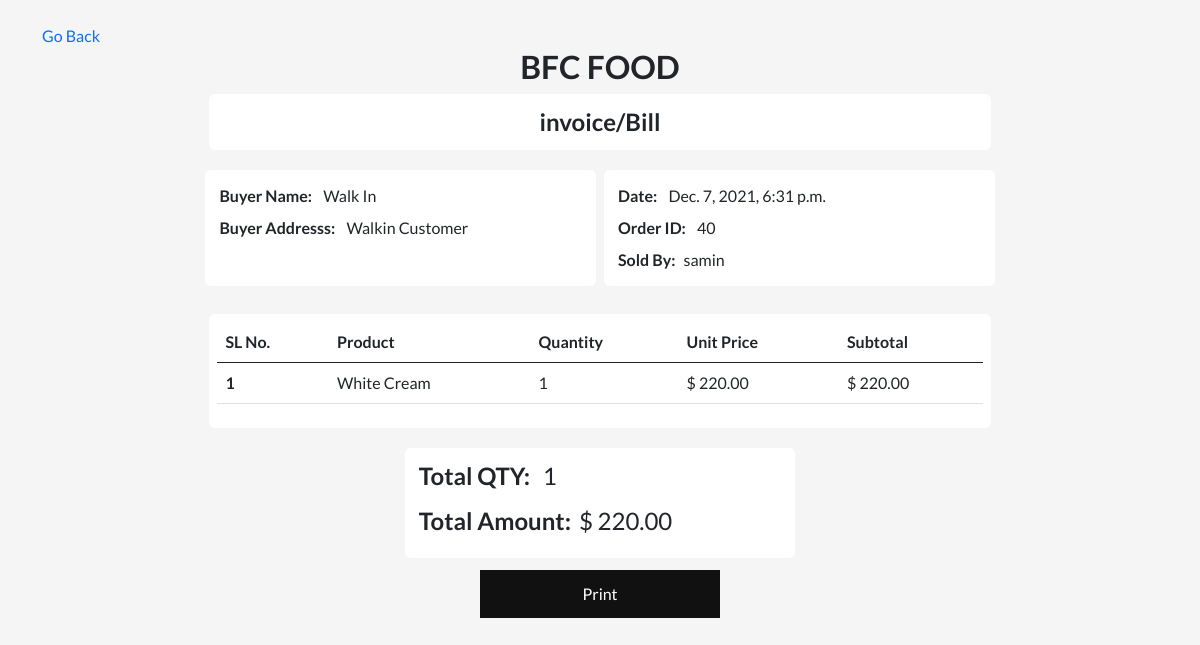
Page /restaurant/restaurant-receipt/7/40/ on the earlier database version.
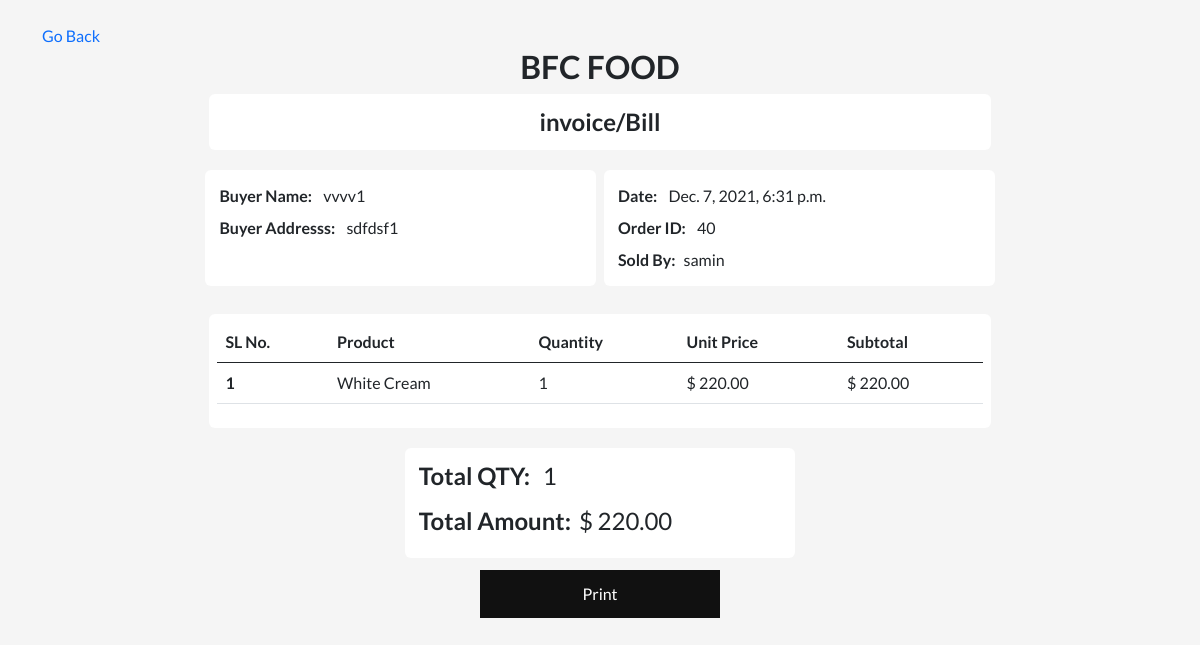
Same page on the later database version.
### restaurant/models.py (models this page shows, shortened)
class RestCheckout(models.Model):
    STATUS_CHOICE = (
        ("PAID", "PAID"),
        ("UNPAID", "UNPAID")
    )
    PAYMENT_CHOICE = (
        ("CASH", "CASH"),
        ("Credit Card", "Credit Card"),
        ("bKash", "bKash"),
        ("Nagad", "Nagad")
    )
    created_at = models.DateTimeField(default=datetime.now)
    updated_at = models.DateTimeField(default=datetime.now)
    shop = models.ForeignKey(Shop, on_delete=models.SET_NULL, null=True)
    items = models.ManyToManyField(CartItems)
    customer = models.ForeignKey(Customer, on_delete=models.SET_NULL, null=True, blank=True)
    discount = models.IntegerField(null=True, blank=True)
    grand_total = models.DecimalField(decimal_places=2, max_digits=10, default=0.00)
    amount_received = models.DecimalField(decimal_places=2, max_digits=10, default=0.00)
    change = models.DecimalField(decimal_places=2, max_digits=10, default=0.00)
    status = models.CharField(max_length=255, null=True, choices=STATUS_CHOICE)
    payment_method = models.CharField(max_length=120, null=True, choices=PAYMENT_CHOICE, default="CASH")
    payment_number = models.CharField(max_length=120, null=True, blank=True)
    class Meta:
        ordering = ["-id"]

class Customer(models.Model):
    added_by = models.ForeignKey(User, on_delete=models.CASCADE, null=True)
    customer_name = models.CharField(max_length=255)
    customer_contact = models.CharField(max_length=255)
    customer_email = models.EmailField(unique=True)
    customer_add = models.TextField()
    created_at = models.DateTimeField(auto_now_add=True, null=True)
    class Meta:
        ordering = ["-id"]

### SAAS/models.py (models this page shows, shortened)
class Shop(models.Model):
    user = models.OneToOneField(User, on_delete=models.CASCADE)
    shop_name = models.CharField(max_length=255, unique=True)
    shop_logo = models.ImageField(upload_to="images/", null=True)
    is_active = models.BooleanField(default=False, null=True)
    class Meta:
        ordering = ["-id"]

### restaurant/views.py (the view)
# urls.py: path("restaurant-receipt/<int:shop_id>/<int:id>/", restaurantReceiptView, name="restaurant-receipt"),
def restaurantReceiptView(request, shop_id, id):
    shopId = get_object_or_404(Shop, id=shop_id)
    order_details = RestCheckout.objects.get(id=id)
    total_item = 0
    for item in order_details.items.all():
        total_item += item.quantity
    args = {
        "order_details": order_details,
        "total_item": total_item,
        "shopId": shopId,
    }
    return render(request, "restaurant/restaurantReceipt.html", args)

### restaurant/templates/restaurant/restaurantReceipt.html (shortened to what this page needs)
{% extends "restaurant/base.html" %}
{% load static %}
{% block content %}
<link rel="stylesheet" href="{% static 'css/restaurant/restaurantReceipt.css' %}" />
<div class="container my-4">
    <a id="hideLink" href="{% url 'open-restaurant' shopId.id %}"> Go Back</a>
    <h2 class="text-center fw-bold">{{ order_details.shop.shop_name }}</h2>
    <div class="main____invoice">
        <p class="text-center fs-4 fw-bold invoice___name mb-3">invoice/Bill</p>
        <div class="main____inner___div">
            <div class="inner_____div m-1">
                <p class="p-1"><span class="fw-bold me-2">Buyer Name:</span> {{ order_details.customer.customer_name }} </p>
                <p class="p-1"><span class="fw-bold me-2">Buyer Addresss:</span> {{ order_details.customer.customer_add }}</p>
            </div>
            <div class="inner_____div m-1">
                <p class="p-1"><span class="fw-bold me-2">Date:</span> {{ order_details.created_at }} </p>
                <p class="p-1"><span class="fw-bold me-2">Order ID:</span> {{ order_details.id }}</p>
                <p class="p-1"><span class="fw-bold me-2">Sold By:</span>{{ order_details.shop.user.username }}</p>
            </div>
        </div>
        <div class="main___table__div mt-4 table-responsive">
            <table class="table">
                <thead>
                  <tr>
                    <th scope="col">SL No.</th>
                    <th scope="col">Product</th>
                    <th scope="col">Quantity</th>
                    <th scope="col">Unit Price</th>
                    <th scope="col">Subtotal</th>
                  </tr>
                </thead>
                <tbody>
                  {% if order_details.items.all|length > 0 %}
                    {% for order in order_details.items.all %}
                      <tr>
                        <th scope="row">{{ forloop.counter }}</th>
                        <td>{{ order.item.item_name }}</td>
                        <td>{{ order.quantity }}</td>
                        <td>$ {{ order.item.item_price }} </td>
                        <td>$ {% widthratio order.item.item_price 1 order.quantity %}.00</td>
                      </tr>
                    {% endfor %}
                  {% endif %}
                </tbody>
              </table>
        </div>
        <div class="main____inner___div mt-3">
            <div class="inner_____div m-1">
                <h4 class="p-1"><span class="fw-bold me-2">Total QTY:</span> {{ total_item }} </p>
                <h4 class="p-1"><span class="fw-bold me-2">Total Amount:</span>$ {{ order_details.grand_total|floatformat:2 }}</p>
            </div>
        </div>
    </div>
    <button class="restaurant__printBtn my-2 d-flex justify-content-center mx-auto align-items-center">Print</button>
</div>
{% endblock %}

Differences in the rows shown:
changed RestCheckout "BFC FOOD": customer.customer_name "Walk In" → "vvvv1"; customer.customer_add "Walkin Customer" → "sdfdsf1"
